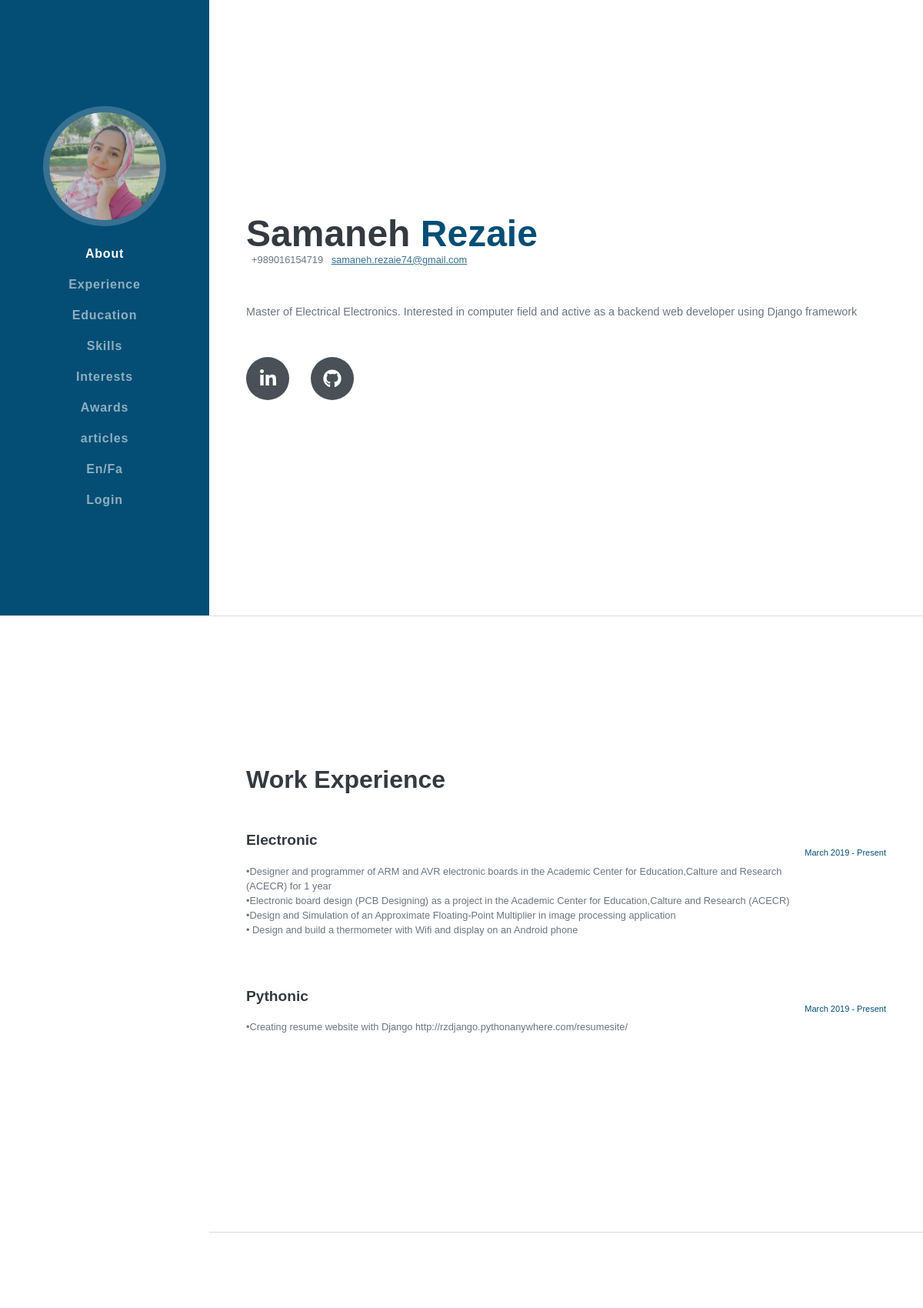
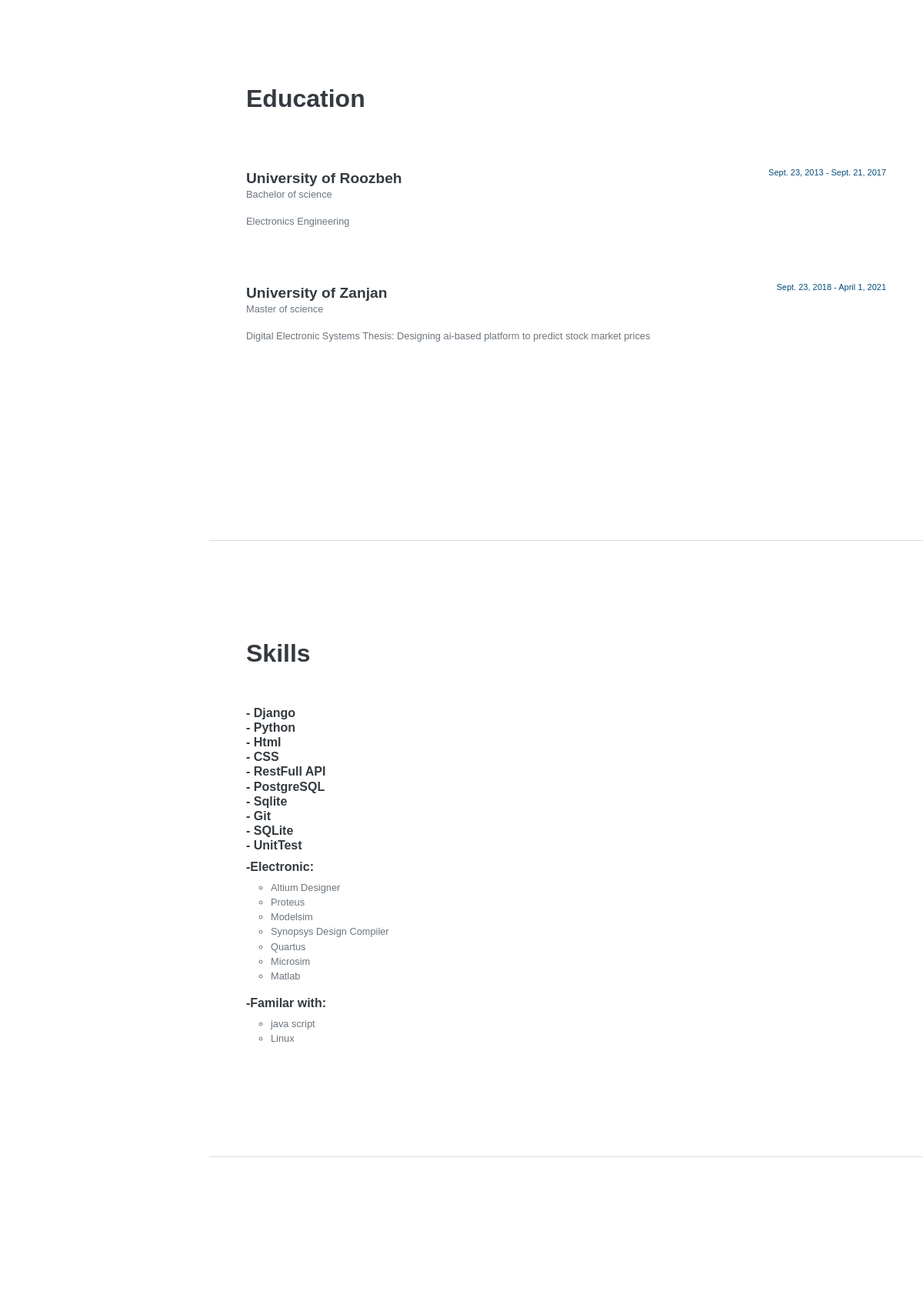
Page /resumesite/ (upper part) on the committed database (2 pictures, top to bottom).
### resumesite/models.py (models this page shows, shortened)
class aboutmeModel(models.Model):
    class Meta:
        verbose_name="درباره من"
        verbose_name_plural="درباره من"
    Name=models.CharField(max_length=100)
    LastName=models.CharField(max_length=100)
    address=models.CharField(max_length=300,null=True)
    phone_number=models.IntegerField(null=True)
    Email=models.EmailField()
    owner = models.ForeignKey('auth.User', related_name='snippets', on_delete=models.CASCADE,null=True)

class workexperience(models.Model):
    class Meta:
        verbose_name="سوابق شغلی"
        verbose_name_plural="سوابق شغلی"
    job_area=models.CharField(max_length=100,null=True,blank=True)
    job_title=models.CharField(max_length=300,verbose_name="عنوان شغل")
    company_name=models.CharField(max_length=100,verbose_name="نام شرکت")
    start_time=models.TimeField(verbose_name="تاریخ شروع")
    end_time=models.TimeField(verbose_name="تاریخ پایان")

class aducationModel(models.Model):
    class Meta:
        verbose_name="سوابق تحصیلی"
        verbose_name_plural="سوابق تحصیلی"
    Associate=1
    Bachelor=2
    Master=3
    phD=4
    status_choices=((Associate,"Associate"),
                    (Bachelor,"Bachelor of science"),
                    (Master,"Master of science "),
                    (phD,"phD"))
    degree_level=models.IntegerField(choices=status_choices,verbose_name="مقطع تحصیلی")
    major=models.CharField(max_length=100,verbose_name="رشته تحصیلی")
    university=models.CharField(max_length=100,verbose_name="دانشگاه")
    gpa=models.FloatField(verbose_name="معدل")
    from_year=models.DateField(verbose_name="سال شروع")
    to_year=models.DateField(verbose_name="سال پایان")

class skillsModel(models.Model):
    class Meta:
        verbose_name="مهارت ها"
        verbose_name_plural="مهارت ها"
    skill_area=models.CharField(max_length=100,null=True,verbose_name="حوزه کاری")
    skillname=models.CharField(max_length=100,verbose_name="مهارت")
    Basic=1
    intermidiate=2
    advanced=3
    status_choices=((Basic,"مقدماتی"),
                    (intermidiate,"متوسط"),
                    (advanced,"پیشرفته"))
    levelofskill=models.IntegerField(choices=status_choices,verbose_name="سطح مهارت")

### resumesite/views.py (the view)
# urls.py: path('',views.home),
def home(request):
    aboutMeModel=aboutmeModel.objects.all()
    Workexperience=workexperience.objects.all()
    AducationModel=aducationModel.objects.all()
    SkillsModel=skillsModel.objects.all()
    CoursesModel=coursesModel.objects.all()
    AwardsModel=awardsModel.objects.all()
    ArticlesModel=articlesModel.objects.all()
    context={
        'aboutMeModel':aboutMeModel,
        'Workexperience':Workexperience,
        'AducationModel':AducationModel,
        'SkillsModel':SkillsModel,
        'CoursesModel':CoursesModel,
        'AwardsModel':AwardsModel,
        'ArticlesModel':ArticlesModel
    }
    return render(request,'home.html',context)

### resumesite/templates/home.html (shortened to what this page needs)
{% load static %}
<!DOCTYPE html>
<html lang="en">
    <head>
        <link href="{% static 'css/style.css'%}" rel="stylesheet" />
    </head>
    <body id="page-top">
        <nav class="navbar navbar-expand-lg navbar-dark bg-primary fixed-top" id="sideNav">
            <a class="navbar-brand js-scroll-trigger" href="#page-top">
                <span class="d-none d-lg-block"><img class="img-fluid img-profile rounded-circle mx-auto mb-2" src="{% static 'images/profile2.jpg'%}" alt="..." /></span>
            </a>
            <div class="collapse navbar-collapse" id="navbarResponsive">
                <ul class="navbar-nav">
                    <li class="nav-item"><a class="nav-link js-scroll-trigger" href="#about">About</a></li>
                    <li class="nav-item"><a class="nav-link js-scroll-trigger" href="#experience">Experience</a></li>
                    <li class="nav-item"><a class="nav-link js-scroll-trigger" href="#education">Education</a></li>
                    <li class="nav-item"><a class="nav-link js-scroll-trigger" href="#skills">Skills</a></li>
                    <li class="nav-item"><a class="nav-link js-scroll-trigger" href="#interests">Interests</a></li>
                    <li class="nav-item"><a class="nav-link js-scroll-trigger" href="#awards">Awards</a></li>
                    <li class="nav-item"><a class="nav-link js-scroll-trigger" href="#articles">articles</a></li>
                    <li class="nav-item" ><a class="nav-link js-scroll-trigger" href="/resumesite/fa">En/Fa</a></li>
                    <li class="nav-item" ><a class="nav-link js-scroll-trigger" href="/accounts/login">Login</a></li>
                </ul>
            </div>
        </nav>
        <div class="container-fluid p-0">
            <section class="resume-section" id="about">
                <div class="resume-section-content">
                    <h1 class="mb-0">
                        {% for aboutMe in aboutMeModel%}
                            {{aboutMe.Name}}
                        {% endfor%}
                        <span class="text-primary">
                        {% for aboutMe in aboutMeModel%}
                            {{aboutMe.LastName}}
                        {% endfor%}</span>
                    </h1>
                    <div class="subheading mb-5">
                        {% for aboutMe in aboutMeModel%}
                            &nbsp;&nbsp;+{{aboutMe.phone_number}}&nbsp;&nbsp;
                        {% endfor%}
                        <a href="mailto:samaneh.rezaie74@gmail.com">
                            {% for aboutMe in aboutMeModel%}
                            {{aboutMe.Email}}
                        {% endfor%}</a>
                    </div>
                    <p class="lead mb-5">Master of Electrical Electronics. Interested in computer field and active as a backend web developer using  Django framework</p>
                    <div class="social-icons">
                        <a class="social-icon" href="https://www.linkedin.com/in/samaneh-rezaie-7562b7102/"><i class="fab fa-linkedin-in"></i></a>
                        <a class="social-icon" href="https://github.com/samanehrz1374"><i class="fab fa-github"></i></a>
                    </div>
                </div>
            </section>
            <hr class="m-0" />
            <section class="resume-section" id="experience">
                <div class="resume-section-content">
                    <h2 class="mb-5">Work Experience</h2>
                    <div class="d-flex flex-column flex-md-row justify-content-between mb-5">
                        <div class="flex-grow-1">
                            <h3 class="mb-0">Electronic</h3>
                            <div class="subheading mb-3">
                            {% for workexperience in Workexperience%}
                                {%if workexperience.job_area == "Electronic"%}
                                    <br>{{workexperience.job_title}}
                                {% endif %}
                            {% endfor%}
                            </div>
                        </div>
                        <div class="flex-shrink-0"><span class="text-primary">March 2019 - Present</span></div>
                    </div>
                    <div class="d-flex flex-column flex-md-row justify-content-between mb-5">
                        <div class="flex-grow-1">
                            <h3 class="mb-0">Pythonic</h3>
                            <div class="subheading mb-3">
                            {% for workexperience in Workexperience%}
                                {%if workexperience.job_area == "Pythonic"%}
                                    <br>{{workexperience.job_title}}
                                {% endif %}
                            {% endfor%}</div>
                        </div>
                        <div class="flex-shrink-0"><span class="text-primary">March 2019 - Present</span></div>
                    </div>
                </div>
            </section>
            <hr class="m-0" />
            <section class="resume-section" id="education">
                <div class="resume-section-content">
                    <h2 class="mb-5">Education</h2>
                    {% for aducationModel in AducationModel %}
                    <div class="d-flex flex-column flex-md-row justify-content-between mb-5">
                        <div class="flex-grow-1">
                                <br><h3 class="mb-0">{{ aducationModel.university}}</h3>
                                <div class="subheading mb-3">{{ aducationModel.get_degree_level_display }}</div>
                                <div style="font-size: 0.8rem;">{{ aducationModel.major}}</div>
                        </div>
                        <div class="flex-shrink-0"><span class="text-primary">{{aducationModel.from_year}} - {{aducationModel.to_year}}</span></div>
                    </div>
                    {% endfor %}
                </div>
            </section>
            <hr class="m-0" />
            <section class="resume-section" id="skills">
                <div class="resume-section-content">
                    <h2 class="mb-5">Skills</h2>
                    <ul class="list-inline dev-icons">
                        <h4 class="mb-2">
                            {% for skillsModel in SkillsModel%}
                            {%if skillsModel.skill_area == "a"%}
                                    -&nbsp;{{skillsModel.skillname}}<br>
                                {% endif %}
                            {% endfor%}</h4>
                            <h4 class="mb-2">-Electronic:</h4>
                            <div class="subheading mb-3">
                                <ul>{% for skillsModel in SkillsModel%}
                                {%if skillsModel.skill_area == "Electronic"%}
                                <li style="list-style: circle;"> {{skillsModel.skillname}}<br></li>
                                    {% endif %}
                                {% endfor%}</ul>
                            </div>
                        <h4 class="mb-2">-Familar with:</h4>
                        <div class="subheading mb-3">
                            <ul>{% for skillsModel in SkillsModel%}
                            {%if skillsModel.skill_area == "Familar with"%}
                            <li style="list-style: circle;"> {{skillsModel.skillname}}<br></li>
                                {% endif %}
                            {% endfor%}</ul>
                        </div>
                    </ul>
                </div>
            </section>
            <hr class="m-0" />
            <section class="resume-section" id="interests">
            </section>
        </div>
    </body>
</html>

### rows in the picture
aboutmeModel: Name "Samaneh", LastName "Rezaie", phone_number "989016154719", Email "samaneh.rezaie74@gmail.com"
workexperience: job_title "•Designer and programmer of ARM and AVR electronic boards in the Academic Center for Education,Calture and Research (ACECR) for 1 year"
workexperience: job_title "•Electronic board design (PCB Designing) as a project in the Academic Center for Education,Calture and Research (ACECR)"
workexperience: job_title "•Design and Simulation of an Approximate Floating-Point Multiplier in image processing application"
workexperience: job_title "• Design and build a thermometer with Wifi and display on an Android phone"
workexperience: job_title "•Creating resume website with Django http://rzdjango.pythonanywhere.com/resumesite/"
aducationModel: university "University of Roozbeh", degree_level "Bachelor of science", major "Electronics Engineering", from_year "Sept. 23, 2013", to_year "Sept. 21, 2017"
aducationModel: university "University of Zanjan", degree_level "Master of science", major "Digital Electronic Systems Thesis: Designing ai-based platform to predict stock market prices", from_year "Sept. 23, 2018", to_year "April 1, 2021"
skillsModel: skillname "Django"
skillsModel: skillname "Python"
skillsModel: skillname "Html"
skillsModel: skillname "CSS"
skillsModel: skillname "RestFull API"
skillsModel: skillname "PostgreSQL"
skillsModel: skillname "Sqlite"
skillsModel: skillname "Git"
skillsModel: skillname "SQLite"
skillsModel: skillname "UnitTest"
skillsModel: skillname "Altium Designer"
skillsModel: skillname "Proteus"
skillsModel: skillname "Modelsim"
skillsModel: skillname "Synopsys Design Compiler"
skillsModel: skillname "Quartus"
skillsModel: skillname "Microsim"
skillsModel: skillname "Matlab"
skillsModel: skillname "java script"
skillsModel: skillname "Linux"
